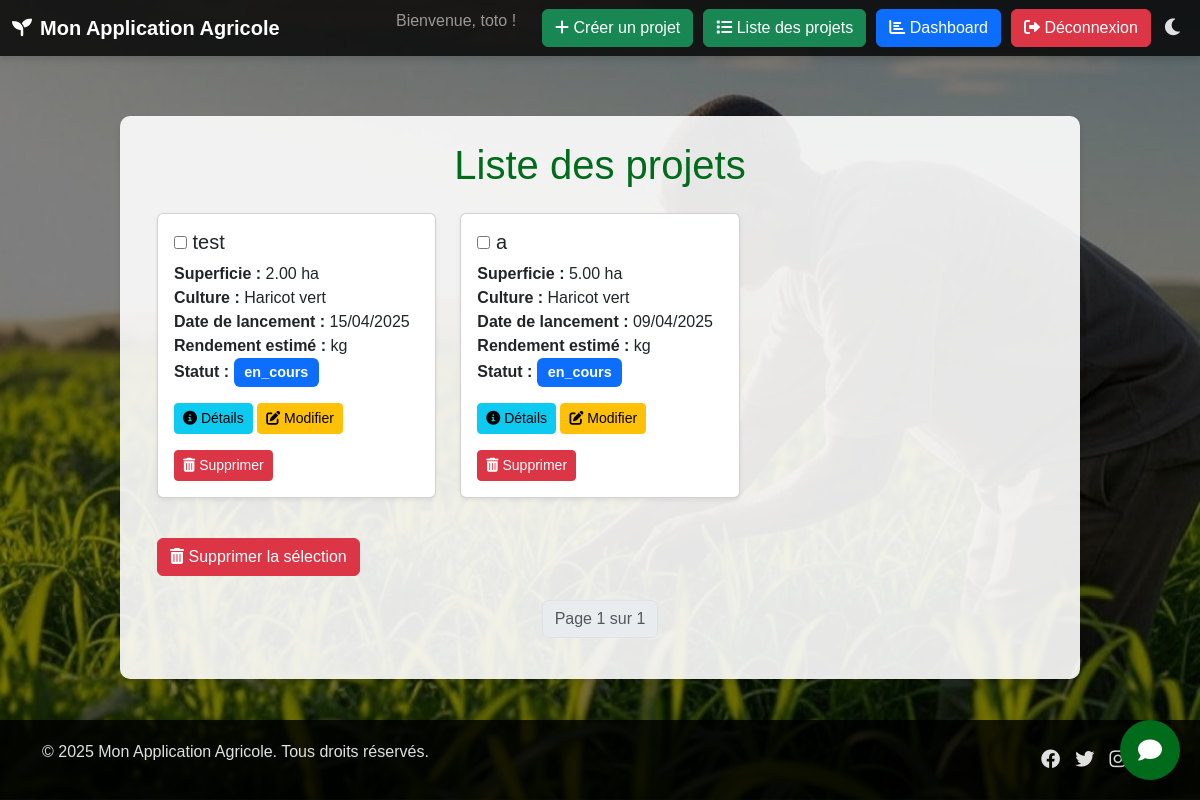
Before: /liste-projets/ (signed in) with the older database file.
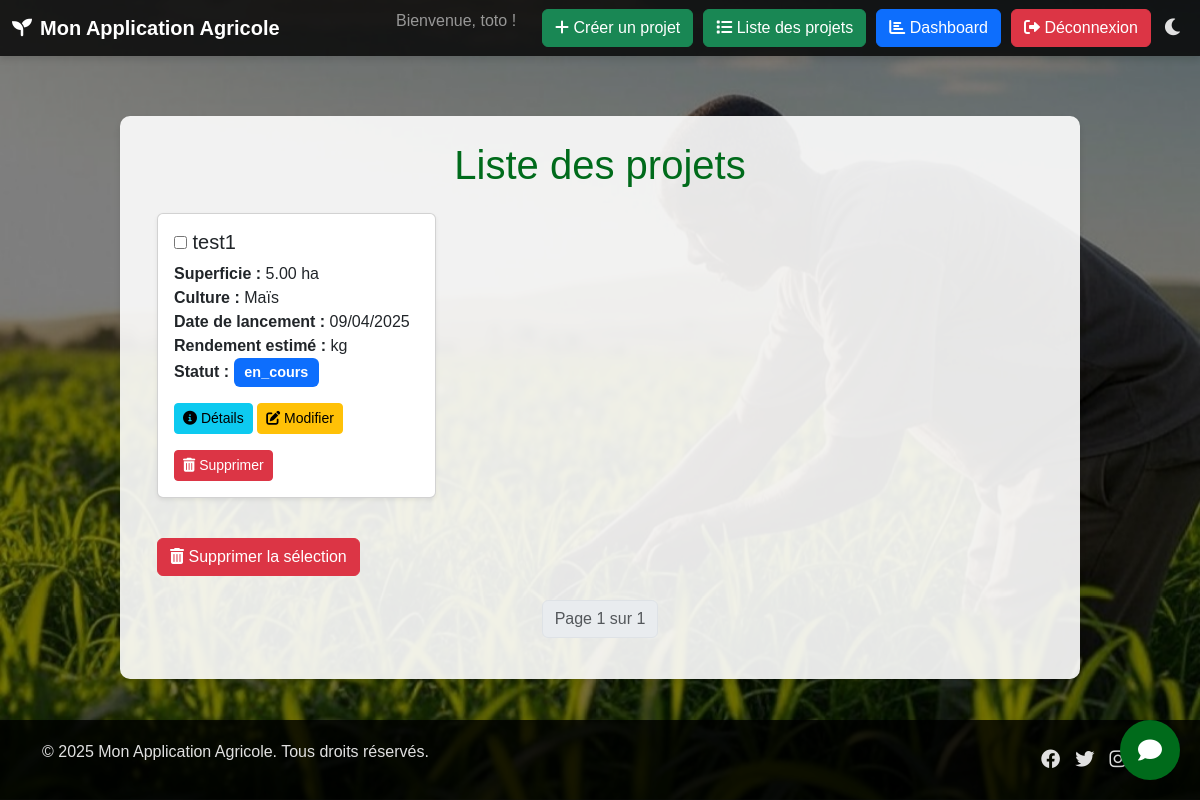
After: the same page with the newer database file.
### baay/models.py (models this page shows, shortened)
class Projet(models.Model):
    STATUT_CHOICES = [
        ('en_cours', 'En cours'),
        ('en_pause', 'En pause'),
        ('fini', 'Fini'),
    ]
    id = models.UUIDField(primary_key=True, default=uuid.uuid4, editable=False)
    nom = models.CharField(max_length=200)
    statut = models.CharField(max_length=20, choices=STATUT_CHOICES, default='en_cours')
    utilisateur = models.ForeignKey(Profile, on_delete=models.CASCADE)
    culture = models.ForeignKey(ProduitAgricole, on_delete=models.CASCADE)
    localite = models.ForeignKey(Localite, on_delete=models.CASCADE)
    superficie = models.DecimalField(max_digits=10, decimal_places=2)
    date_lancement = models.DateField()
    rendement_estime = models.DecimalField(max_digits=10, decimal_places=2, null=True, blank=True)

class ProduitAgricole(models.Model):
    STATUTS = {
        'En croissance': 'bg-success',
        'Récolté': 'bg-primary',
        'Problème': 'bg-danger',
        'Autre': 'bg-secondary'
    }
    id = models.UUIDField(primary_key=True, editable=False)
    nom = models.CharField(max_length=100, unique=True)
    description = models.TextField(blank=True, null=True)
    saison = models.CharField(max_length=50, blank=True, null=True)
    prix_par_kg = models.DecimalField(max_digits=10, decimal_places=2, blank=True, null=True)
    apport_nutritionnel = models.TextField(blank=True, null=True)
    quantite_disponible = models.DecimalField(max_digits=10, decimal_places=2, blank=True, null=True)
    periode_recolte = models.CharField(max_length=100, blank=True, null=True)
    duree_avant_recolte = models.IntegerField(blank=True, null=True)
    rendement_moyen = models.DecimalField(max_digits=10, decimal_places=2, blank=True, null=True)
    etat = models.CharField(max_length=100, choices= STATUTS, default='En croissance')

### baay/views.py (the view)
# urls.py: path('liste-projets/', views.liste_projets, name='liste_projets'),
@login_required
def liste_projets(request):
    projets_list = Projet.objects.filter(utilisateur=request.user.profile).order_by('-date_lancement')  # Ordonner par date de lancement
    paginator = Paginator(projets_list, 10)  # Affichez 10 projets par page
    page_number = request.GET.get('page')
    projets = paginator.get_page(page_number)
    return render(request, 'projets/liste_projets.html', {'projets': projets})

### templates/projets/liste_projets.html (shortened to what this page needs)
{% extends 'base.html' %}
{% block content %}
<div class="container animate__animated animate__fadeIn">
    <h1 class="text-center mb-4">Liste des projets</h1>
    <form id="delete-form" method="POST" action="{% url 'supprimer_projets' %}">
        <div class="row">
            {% for projet in projets %}
            <div class="col-md-4 mb-4">
                <div class="card h-100 shadow-sm animate__animated animate__fadeInUp">
                    <div class="card-body">
                        <h5 class="card-title">
                            <input type="checkbox" height="50px" width="50px" name="projets" value="{{ projet.id }}"> {{ projet.nom }}
                        </h5>
                        <p class="card-text">
                            <strong>Superficie :</strong> {{ projet.superficie }} ha<br>
                            <strong>Culture :</strong> {{ projet.culture.nom }}<br>
                            <strong>Date de lancement :</strong> {{ projet.date_lancement|date:"d/m/Y" }}<br>
                            <strong>Rendement estimé :</strong> {{ PredictionRendement.rendement_estime }} kg<br>
                            <strong>Statut :</strong>
                            <span class="badge
                                {% if projet.statut == 'en_cours' %}bg-primary
                                {% elif projet.statut == 'fini' %}bg-success
                                {% elif projet.statut == 'en_pause' %}bg-warning
                                {% else %}bg-secondary
                                {% endif %}">
                                {{ projet.statut }}
                            </span>
                        </p>
                        <a href="{% url 'detail_projet' projet.id %}" class="btn btn-info btn-sm">
                            <i class="fas fa-info-circle"></i> Détails
                        </a>
                        <a href="{% url 'modifier_projet' projet.id %}" class="btn btn-warning btn-sm">
                            <i class="fas fa-edit"></i> Modifier
                        </a>
                        <a href="{% url 'supprimer_projet' projet.id %}" class="btn btn-danger btn-sm" onclick="return confirm('Confirmer la suppression de ce projet ?');">
                            <i class="fas fa-trash-alt"></i> Supprimer
                        </a>
                    </div>
                </div>
            </div>
            {% endfor %}
        </div>
        <button type="submit" class="btn btn-danger mt-3" onclick="return confirm('Confirmer la suppression des projets sélectionnés ?');">
            <i class="fas fa-trash-alt"></i> Supprimer la sélection
        </button>
    </form>
    <nav aria-label="Page navigation" class="mt-4">
        <ul class="pagination justify-content-center">
            <li class="page-item disabled">
                <span class="page-link">Page {{ projets.number }} sur {{ projets.paginator.num_pages }}</span>
            </li>
        </ul>
    </nav>
</div>
{% endblock %}

### templates/base.html (shortened to what this page needs)
{% load static %}
<!DOCTYPE html>
<html lang="fr">
<head>
    <link href="https://cdn.jsdelivr.net/npm/bootstrap@5.3.0/dist/css/bootstrap.min.css" rel="stylesheet" />
    <link href="https://cdnjs.cloudflare.com/ajax/libs/font-awesome/6.0.0/css/all.min.css" rel="stylesheet" />
    <link href="https://cdnjs.cloudflare.com/ajax/libs/animate.css/4.1.1/animate.min.css" rel="stylesheet" />
    <link href="https://unpkg.com/leaflet@1.9.4/dist/leaflet.css" rel="stylesheet" />
</head>
<body>
    <nav class="navbar navbar-expand-lg navbar-dark animate__animated animate__fadeInDown">
        <div class="container-fluid">
            <a class="navbar-brand" href="{% url 'home' %}">
                <i class="fas fa-seedling animate__animated animate__bounceIn" aria-hidden="true"></i>
                <span>Mon Application Agricole</span>
            </a>
            <div class="collapse navbar-collapse" id="navbarNav">
                <ul class="navbar-nav ms-auto">
                    {% if user.is_authenticated %}
                        <li class="nav-item"><span class="navbar-text me-3">Bienvenue, {{ user.username }} !</span></li>
                        <li class="nav-item"><a class="btn btn-success btn-nav" href="{% url 'creer_projet' %}"><i class="fas fa-plus"></i> Créer un projet</a></li>
                        <li class="nav-item"><a class="btn btn-success btn-nav" href="{% url 'liste_projets' %}"><i class="fas fa-list"></i> Liste des projets</a></li>
                        <li class="nav-item"><a class="btn btn-primary btn-nav" href="{% url 'dashboard' %}"><i class="fas fa-chart-bar"></i> Dashboard</a></li>
                        <li class="nav-item"><a class="btn btn-danger btn-nav" href="{% url 'logout' %}"><i class="fas fa-sign-out-alt"></i> Déconnexion</a></li>
                    {% else %}
                        <li class="nav-item"><a class="btn btn-primary btn-nav" href="{% url 'login' %}"><i class="fas fa-sign-in-alt"></i> Connexion</a></li>
                        <li class="nav-item"><a class="btn btn-success btn-nav" href="{% url 'register' %}"><i class="fas fa-user-plus"></i> Inscription</a></li>
                    {% endif %}
                    <li class="nav-item ms-2">
                        <button id="themeToggle" class="theme-toggle"><i class="fas fa-moon" id="darkIcon"></i></button>
                    </li>
                </ul>
            </div>
        </div>
    </nav>
    <main>
        <div class="main-container animate__animated animate__fadeInUp">
            {% block content %}
            {% endblock %}
        </div>
    </main>
    <footer>
        <div class="container">
            <div class="footer-content">
                <p>&copy; {% now "Y" %} Mon Application Agricole. Tous droits réservés.</p>
                <div class="social-links">
                    <a href="#" aria-label="Facebook"><i class="fab fa-facebook"></i></a>
                    <a href="#" aria-label="Twitter"><i class="fab fa-twitter"></i></a>
                    <a href="#" aria-label="Instagram"><i class="fab fa-instagram"></i></a>
                    <a href="#" aria-label="LinkedIn"></a>
                </div>
            </div>
        </div>
    </footer>
    <div class="chat-bubble-container">
        <div class="chat-bubble" id="chatBubble">
            <i class="fas fa-comment chat-icon"></i>
        </div>
    </div>
</body>
</html>

### templates/projets/liste_projets.html (style rules this page uses)
.card { transition: transform 0.3s ease, box-shadow 0.3s ease; }
.badge { font-size: 0.9em; padding: 0.5em 0.75em; }
.pagination .page-link { margin: 0 5px; border-radius: 5px; transition: background-color 0.3s ease, color 0.3s ease; }

Changed rows visible on the page:
removed Projet: nom "test", superficie "2.00", culture.nom "Haricot vert", date_lancement "15/04/2025", statut "en_cours"
removed Projet: nom "a", superficie "5.00", culture.nom "Haricot vert", date_lancement "09/04/2025", statut "en_cours"
added Projet: nom "test1", superficie "5.00", culture.nom "Maïs", date_lancement "09/04/2025", statut "en_cours"
